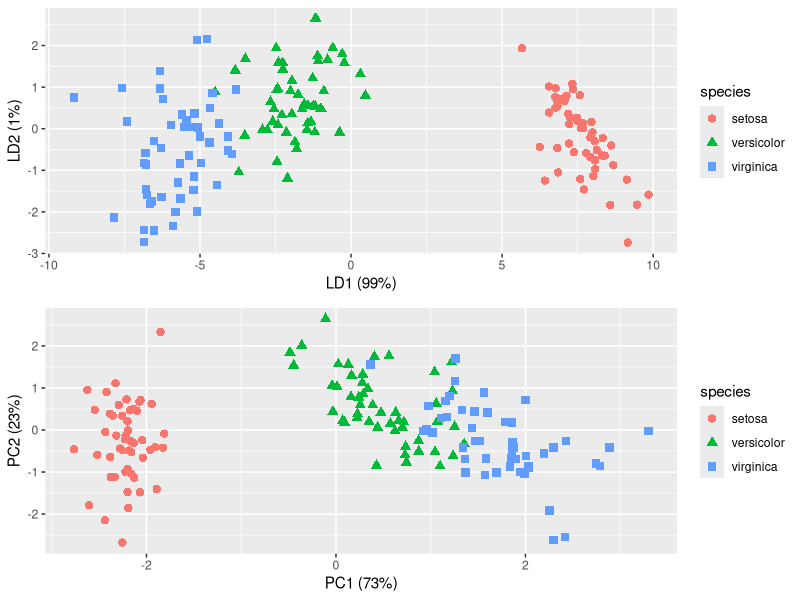

Write the R code that produced this figure.
require(MASS)

# Load data
data(iris)

head(iris, 3)

r <- lda(formula = Species ~ ., 
         data = iris, 
         prior = c(1,1,1)/3)

r 
r$svd
prop = r$svd^2/sum(r$svd^2)
prop


require(ggplot2)
require(scales)
require(gridExtra)

pca <- prcomp(iris[,-5],
              center = TRUE,
              scale. = TRUE) 

prop.pca = pca$sdev^2/sum(pca$sdev^2)

lda <- lda(Species ~ ., 
           iris, 
           prior = c(1,1,1)/3)

prop.lda = r$svd^2/sum(r$svd^2)

plda <- predict(object = lda,
                newdata = iris)

dataset = data.frame(species = iris[,"Species"],
                     pca = pca$x, lda = plda$x)

p1 <- ggplot(dataset) + geom_point(aes(lda.LD1, lda.LD2, colour = species, shape = species), size = 2.5) + 
  labs(x = paste("LD1 (", percent(prop.lda[1]), ")", sep=""),
       y = paste("LD2 (", percent(prop.lda[2]), ")", sep=""))

p2 <- ggplot(dataset) + geom_point(aes(pca.PC1, pca.PC2, colour = species, shape = species), size = 2.5) +
  labs(x = paste("PC1 (", percent(prop.pca[1]), ")", sep=""),
       y = paste("PC2 (", percent(prop.pca[2]), ")", sep=""))

grid.arrange(p1, p2)
